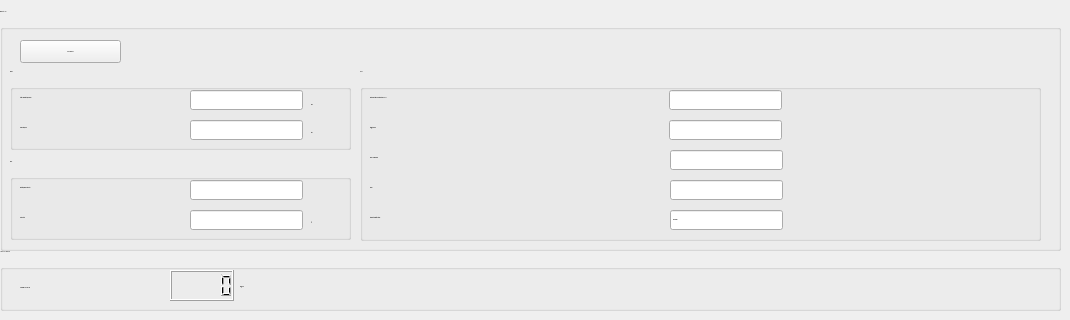
    <widget class="QWidget" name="tab_2">
     <attribute name="title">
      <string>CPC 20791 In</string>
     </attribute>
     <widget class="QGroupBox" name="groupBox_7">
      <property name="geometry">
       <rect>
        <x>0</x>
        <y>250</y>
        <width>1061</width>
        <height>61</height>
       </rect>
      </property>
      <property name="font">
       <font>
        <family>Inter</family>
        <pointsize>-1</pointsize>
        <weight>62</weight>
        <bold>true</bold>
       </font>
      </property>
      <property name="title">
       <string> OFV to CPC (RS422)</string>
      </property>
      <widget class="QLabel" name="label_53">
       <property name="geometry">
        <rect>
         <x>20</x>
         <y>30</y>
         <width>171</width>
         <height>16</height>
        </rect>
       </property>
       <property name="font">
        <font>
         <family>Inter</family>
         <pointsize>-1</pointsize>
         <weight>75</weight>
         <bold>true</bold>
        </font>
       </property>
       <property name="text">
        <string>CURRENT POSITION</string>
       </property>
      </widget>
      <widget class="QLCDNumber" name="lcdNumber_4">
       <property name="geometry">
        <rect>
         <x>170</x>
         <y>20</y>
         <width>64</width>
         <height>31</height>
        </rect>
       </property>
      </widget>
      <widget class="QLabel" name="label_54">
       <property name="geometry">
        <rect>
         <x>240</x>
         <y>30</y>
         <width>47</width>
         <height>13</height>
        </rect>
       </property>
       <property name="text">
        <string>degrees</string>
       </property>
      </widget>
     </widget>
     <widget class="QGroupBox" name="groupBox_8">
      <property name="geometry">
       <rect>
        <x>0</x>
        <y>10</y>
        <width>1061</width>
        <height>241</height>
       </rect>
      </property>
      <property name="font">
       <font>
        <family>Inter</family>
        <pointsize>-1</pointsize>
        <weight>62</weight>
        <bold>true</bold>
       </font>
      </property>
      <property name="title">
       <string>ARINC to CPC</string>
      </property>
      <widget class="QGroupBox" name="groupBox">
       <property name="geometry">
        <rect>
         <x>10</x>
         <y>60</y>
         <width>341</width>
         <height>80</height>
        </rect>
       </property>
       <property name="title">
        <string>ADIRS</string>
       </property>
       <widget class="QLabel" name="label_57">
        <property name="geometry">
         <rect>
          <x>10</x>
          <y>20</y>
          <width>171</width>
          <height>16</height>
         </rect>
        </property>
        <property name="font">
         <font>
          <family>Inter</family>
          <pointsize>-1</pointsize>
          <weight>75</weight>
          <bold>true</bold>
         </font>
        </property>
        <property name="text">
         <string>Static ambient pressure</string>
        </property>
       </widget>
       <widget class="QLabel" name="label_58">
        <property name="geometry">
         <rect>
          <x>10</x>
          <y>50</y>
          <width>171</width>
          <height>16</height>
         </rect>
        </property>
        <property name="font">
         <font>
          <family>Inter</family>
          <pointsize>-1</pointsize>
          <weight>75</weight>
          <bold>true</bold>
         </font>
        </property>
        <property name="text">
         <string>True airspeed</string>
        </property>
       </widget>
       <widget class="QLineEdit" name="static_pressure">
        <property name="geometry">
         <rect>
          <x>180</x>
          <y>20</y>
          <width>113</width>
          <height>20</height>
         </rect>
        </property>
        <property name="toolTip">
         <string>E7F80165 default label</string>
        </property>
       </widget>
       <widget class="QLineEdit" name="true_airspeed">
        <property name="geometry">
         <rect>
          <x>180</x>
          <y>50</y>
          <width>113</width>
          <height>20</height>
         </rect>
        </property>
        <property name="toolTip">
         <string>6C800111 E0C80111 default</string>
        </property>
       </widget>
       <widget class="QLabel" name="label_59">
        <property name="geometry">
         <rect>
          <x>301</x>
          <y>56</y>
          <width>47</width>
          <height>13</height>
         </rect>
        </property>
        <property name="text">
         <string>Kts</string>
        </property>
       </widget>
       <widget class="QLabel" name="label_60">
        <property name="geometry">
         <rect>
          <x>301</x>
          <y>28</y>
          <width>47</width>
          <height>13</height>
         </rect>
        </property>
        <property name="text">
         <string>hPa</string>
        </property>
       </widget>
      </widget>
      <widget class="QGroupBox" name="groupBox_4">
       <property name="geometry">
        <rect>
         <x>360</x>
         <y>60</y>
         <width>681</width>
         <height>171</height>
        </rect>
       </property>
       <property name="title">
        <string>CFDS</string>
       </property>
       <widget class="QLabel" name="label_65">
        <property name="geometry">
         <rect>
          <x>10</x>
          <y>20</y>
          <width>231</width>
          <height>16</height>
         </rect>
        </property>
        <property name="font">
         <font>
          <family>Inter</family>
          <pointsize>-1</pointsize>
          <weight>75</weight>
          <bold>true</bold>
         </font>
        </property>
        <property name="text">
         <string>Universal time coordinated (U.T.C.)</string>
        </property>
       </widget>
       <widget class="QLabel" name="label_66">
        <property name="geometry">
         <rect>
          <x>10</x>
          <y>50</y>
          <width>171</width>
          <height>16</height>
         </rect>
        </property>
        <property name="font">
         <font>
          <family>Inter</family>
          <pointsize>-1</pointsize>
          <weight>75</weight>
          <bold>true</bold>
         </font>
        </property>
        <property name="text">
         <string>Flight phase</string>
        </property>
       </widget>
       <widget class="QLineEdit" name="utc">
        <property name="geometry">
         <rect>
          <x>309</x>
          <y>20</y>
          <width>113</width>
          <height>20</height>
         </rect>
        </property>
        <property name="toolTip">
         <string>855254AA default</string>
        </property>
       </widget>
       <widget class="QLineEdit" name="flight_phase">
        <property name="geometry">
         <rect>
          <x>309</x>
          <y>50</y>
          <width>113</width>
          <height>20</height>
         </rect>
        </property>
       </widget>
       <widget class="QLabel" name="label_69">
        <property name="geometry">
         <rect>
          <x>10</x>
          <y>80</y>
          <width>171</width>
          <height>16</height>
         </rect>
        </property>
        <property name="font">
         <font>
          <family>Inter</family>
          <pointsize>-1</pointsize>
          <weight>75</weight>
          <bold>true</bold>
         </font>
        </property>
        <property name="text">
         <string>BITE Commands</string>
        </property>
       </widget>
       <widget class="QLabel" name="label_70">
        <property name="geometry">
         <rect>
          <x>10</x>
          <y>110</y>
          <width>171</width>
          <height>16</height>
         </rect>
        </property>
        <property name="font">
         <font>
          <family>Inter</family>
          <pointsize>-1</pointsize>
          <weight>75</weight>
          <bold>true</bold>
         </font>
        </property>
        <property name="text">
         <string>DATE</string>
        </property>
       </widget>
       <widget class="QLabel" name="label_71">
        <property name="geometry">
         <rect>
          <x>10</x>
          <y>140</y>
          <width>171</width>
          <height>16</height>
         </rect>
        </property>
        <property name="font">
         <font>
          <family>Inter</family>
          <pointsize>-1</pointsize>
          <weight>75</weight>
          <bold>true</bold>
         </font>
        </property>
        <property name="text">
         <string>Aircraft Identification</string>
        </property>
       </widget>
       <widget class="QLineEdit" name="bite_commands">
        <property name="geometry">
         <rect>
          <x>310</x>
          <y>80</y>
          <width>113</width>
          <height>20</height>
         </rect>
        </property>
       </widget>
       <widget class="QLineEdit" name="date">
        <property name="geometry">
         <rect>
          <x>310</x>
          <y>110</y>
          <width>113</width>
          <height>20</height>
         </rect>
        </property>
       </widget>
       <widget class="QLineEdit" name="aircraft_id">
        <property name="geometry">
         <rect>
          <x>310</x>
          <y>140</y>
          <width>113</width>
          <height>20</height>
         </rect>
        </property>
        <property name="text">
         <string>NORDMIC</string>
        </property>
       </widget>
      </widget>
      <widget class="QGroupBox" name="groupBox_9">
       <property name="geometry">
        <rect>
         <x>10</x>
         <y>150</y>
         <width>341</width>
         <height>80</height>
        </rect>
       </property>
       <property name="title">
        <string>FMS</string>
       </property>
       <widget class="QLabel" name="label_82">
        <property name="geometry">
         <rect>
          <x>10</x>
          <y>20</y>
          <width>171</width>
          <height>16</height>
         </rect>
        </property>
        <property name="font">
         <font>
          <family>Inter</family>
          <pointsize>-1</pointsize>
          <weight>75</weight>
          <bold>true</bold>
         </font>
        </property>
        <property name="text">
         <string>Validity word discrete</string>
        </property>
       </widget>
       <widget class="QLabel" name="label_83">
        <property name="geometry">
         <rect>
          <x>10</x>
          <y>50</y>
          <width>171</width>
          <height>16</height>
         </rect>
        </property>
        <property name="font">
         <font>
          <family>Inter</family>
          <pointsize>-1</pointsize>
          <weight>75</weight>
          <bold>true</bold>
         </font>
        </property>
        <property name="text">
         <string>LFE in feet</string>
        </property>
       </widget>
       <widget class="QLineEdit" name="valid_word_discrete">
        <property name="geometry">
         <rect>
          <x>180</x>
          <y>20</y>
          <width>113</width>
          <height>20</height>
         </rect>
        </property>
        <property name="toolTip">
         <string>00002097</string>
        </property>
       </widget>
       <widget class="QLineEdit" name="lfe_in_feet">
        <property name="geometry">
         <rect>
          <x>180</x>
          <y>50</y>
          <width>113</width>
          <height>20</height>
         </rect>
        </property>
        <property name="toolTip">
         <string>60FA0175</string>
        </property>
       </widget>
       <widget class="QLabel" name="label_84">
        <property name="geometry">
         <rect>
          <x>301</x>
          <y>56</y>
          <width>47</width>
          <height>13</height>
         </rect>
        </property>
        <property name="text">
         <string>ft.</string>
        </property>
       </widget>
       <widget class="QLabel" name="label_85">
        <property name="geometry">
         <rect>
          <x>301</x>
          <y>28</y>
          <width>47</width>
          <height>13</height>
         </rect>
        </property>
        <property name="text">
         <string/>
        </property>
       </widget>
      </widget>
      <widget class="QPushButton" name="setDefaultButton">
       <property name="geometry">
        <rect>
         <x>20</x>
         <y>30</y>
         <width>101</width>
         <height>23</height>
        </rect>
       </property>
       <property name="text">
        <string>SET DEFAULT</string>
       </property>
      </widget>
     </widget>
    </widget>
